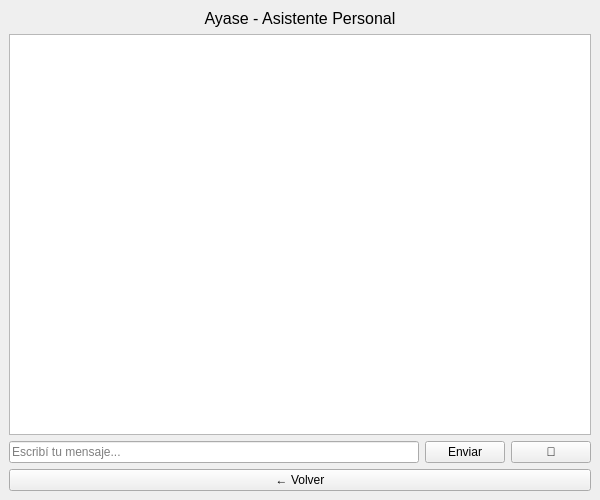
<?xml version="1.0" encoding="UTF-8"?>
<ui version="4.0">
 <class>MainWindow</class>
 <widget class="QMainWindow" name="MainWindow">
  <property name="geometry">
   <rect>
    <x>0</x>
    <y>0</y>
    <width>600</width>
    <height>500</height>
   </rect>
  </property>
  <property name="windowTitle">
   <string>Ayase - Asistente</string>
  </property>
  <widget class="QWidget" name="centralwidget">
   <layout class="QGridLayout" name="gridLayout">
    <item row="0" column="0" colspan="3">
     <widget class="QLabel" name="labelTitulo">
      <property name="text">
       <string>Ayase - Asistente Personal</string>
      </property>
      <property name="alignment">
       <set>Qt::AlignCenter</set>
      </property>
      <property name="font">
       <font>
        <family>Arial</family>
        <pointsize>12</pointsize>
        <bold>false</bold>
       </font>
      </property>
     </widget>
    </item>
    <item row="1" column="0" colspan="3">
     <widget class="QTextEdit" name="chatArea">
      <property name="readOnly">
       <bool>true</bool>
      </property>
     </widget>
    </item>
    <item row="2" column="0">
     <widget class="QLineEdit" name="inputMensaje">
      <property name="placeholderText">
       <string>Escribí tu mensaje...</string>
      </property>
     </widget>
    </item>
    <item row="2" column="1">
     <widget class="QPushButton" name="botonEnviar">
      <property name="text">
       <string>Enviar</string>
      </property>
     </widget>
    </item>
    <item row="2" column="2">
     <widget class="QPushButton" name="botonTema">
      <property name="text">
       <string>🌙</string>
      </property>
      <property name="toolTip">
       <string>Cambiar tema</string>
      </property>
     </widget>
    </item>
    <item row="3" column="0" colspan="3">
     <widget class="QPushButton" name="botonAtras">
      <property name="text">
       <string>← Volver</string>
      </property>
      <property name="toolTip">
       <string>Volver a selección de conexión</string>
      </property>
     </widget>
    </item>
   </layout>
  </widget>
 </widget>
 <resources/>
 <connections/>
</ui>
